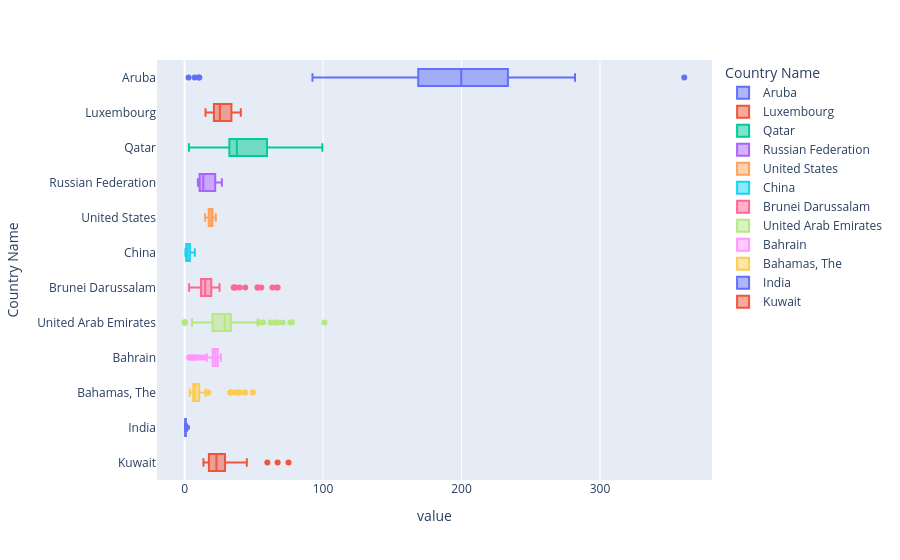

Notebook cell for this chart:
### Code cell
fig_5=px.box(data_frame=df2[df2['Country Name'].isin(country_col)], x='value', y='Country Name', color='Country Name')
fig_5

### Figure 1 — Plotly figure (JSON) as saved in the notebook; plotly's stock layout.template omitted (floating-point values rounded to 4 significant figures)
{"data": [{"alignmentgroup": "True", "hovertemplate": "Country Name=%{y}<br>value=%{x}<extra></extra>", "legendgroup": "Aruba", "marker": {"color": "#636efa"}, "name": "Aruba", "notched": false, "offsetgroup": "Aruba", "orientation": "h", "showlegend": true, "type": "box", "x": [204.6, 208.8, 226.1, 214.8, 207.6, 185.2, 172.2, 210.8, 194.9, 253.5, 282.0, 243.9, 234.9, 258.8, 233.5, 168.7, 360.9, 189.2, 161.8, 170.1, 174.7, 165.1, 182.3, 92.36, 228.4, 266.5, 2.868, 7.235, 10.03, 10.63, NaN, NaN, NaN, NaN, NaN, NaN, NaN, NaN, NaN, NaN, NaN, NaN, NaN, NaN, NaN, NaN, NaN, NaN, NaN, NaN, NaN, NaN, NaN, NaN, NaN, NaN, NaN, NaN, NaN], "x0": " ", "xaxis": "x", "y": ["Aruba", "Aruba", "Aruba", "Aruba", "Aruba", "Aruba", "Aruba", "Aruba", "Aruba", "Aruba", "Aruba", "Aruba", "Aruba", "Aruba", "Aruba", "Aruba", "Aruba", "Aruba", "Aruba", "Aruba", "Aruba", "Aruba", "Aruba", "Aruba", "Aruba", "Aruba", "Aruba", "Aruba", "Aruba", "Aruba", "Aruba", "Aruba", "Aruba", "Aruba", "Aruba", "Aruba", "Aruba", "Aruba", "Aruba", "Aruba", "Aruba", "Aruba", "Aruba", "Aruba", "Aruba", "Aruba", "Aruba", "Aruba", "Aruba", "Aruba", "Aruba", "Aruba", "Aruba", "Aruba", "Aruba", "Aruba", "Aruba", "Aruba", "Aruba"], "y0": " ", "yaxis": "y"}, {"alignmentgroup": "True", "hovertemplate": "Country Name=%{y}<br>value=%{x}<extra></extra>", "legendgroup": "Luxembourg", "marker": {"color": "#EF553B"}, "name": "Luxembourg", "notched": false, "offsetgroup": "Luxembourg", "orientation": "h", "showlegend": true, "type": "box", "x": [36.69, 36.58, 36.01, 35.32, 37.55, 36.81, 34.8, 33.91, 36.53, 39.09, 40.53, 38.55, 38.93, 40.43, 40.59, 33.0, 32.82, 30.24, 32.73, 33.41, 30.28, 25.81, 24.24, 22.68, 24.4, 25.0, 24.46, 23.38, 23.91, 25.61, 29.65, 30.44, 29.22, 29.36, 26.9, 21.24, 21.15, 19.72, 17.87, 18.47, 19.67, 20.7, 22.05, 22.72, 25.5, 25.67, 24.84, 23.21, 22.59, 21.01, 21.82, 21.09, 20.13, 18.68, 17.35, 16.03, 15.22, 15.09, 15.33], "x0": " ", "xaxis": "x", "y": ["Luxembourg", "Luxembourg", "Luxembourg", "Luxembourg", "Luxembourg", "Luxembourg", "Luxembourg", "Luxembourg", "Luxembourg", "Luxembourg", "Luxembourg", "Luxembourg", "Luxembourg", "Luxembourg", "Luxembourg", "Luxembourg", "Luxembourg", "Luxembourg", "Luxembourg", "Luxembourg", "Luxembourg", "Luxembourg", "Luxembourg", "Luxembourg", "Luxembourg", "Luxembourg", "Luxembourg", "Luxembourg", "Luxembourg", "Luxembourg", "Luxembourg", "Luxembourg", "Luxembourg", "Luxembourg", "Luxembourg", "Luxembourg", "Luxembourg", "Luxembourg", "Luxembourg", "Luxembourg", "Luxembourg", "Luxembourg", "Luxembourg", "Luxembourg", "Luxembourg", "Luxembourg", "Luxembourg", "Luxembourg", "Luxembourg", "Luxembourg", "Luxembourg", "Luxembourg", "Luxembourg", "Luxembourg", "Luxembourg", "Luxembourg", "Luxembourg", "Luxembourg", "Luxembourg"], "y0": " ", "yaxis": "y"}, {"alignmentgroup": "True", "hovertemplate": "Country Name=%{y}<br>value=%{x}<extra></extra>", "legendgroup": "Qatar", "marker": {"color": "#00cc96"}, "name": "Qatar", "notched": false, "offsetgroup": "Qatar", "orientation": "h", "showlegend": true, "type": "box", "x": [3.715, 3.137, 3.389, 99.46, 92.87, 85.46, 78.62, 77.51, 75.97, 71.1, 69.11, 76.65, 82.64, 87.69, 68.27, 66.68, 59.78, 54.45, 54.87, 69.99, 58.57, 51.86, 44.56, 36.43, 36.14, 33.45, 33.43, 27.24, 26.89, 31.03, 26.33, 29.98, 29.63, 30.89, 32.05, 33.15, 34.28, 36.33, 37.73, 40.23, 36.68, 38.19, 43.07, 42.4, 42.36, 47.7, 43.98, 41.9, 38.44, 34.54, 33.54, 32.31, 33.37, 31.93, 32.69, 32.47, 32.13, 32.18, 32.42], "x0": " ", "xaxis": "x", "y": ["Qatar", "Qatar", "Qatar", "Qatar", "Qatar", "Qatar", "Qatar", "Qatar", "Qatar", "Qatar", "Qatar", "Qatar", "Qatar", "Qatar", "Qatar", "Qatar", "Qatar", "Qatar", "Qatar", "Qatar", "Qatar", "Qatar", "Qatar", "Qatar", "Qatar", "Qatar", "Qatar", "Qatar", "Qatar", "Qatar", "Qatar", "Qatar", "Qatar", "Qatar", "Qatar", "Qatar", "Qatar", "Qatar", "Qatar", "Qatar", "Qatar", "Qatar", "Qatar", "Qatar", "Qatar", "Qatar", "Qatar", "Qatar", "Qatar", "Qatar", "Qatar", "Qatar", "Qatar", "Qatar", "Qatar", "Qatar", "Qatar", "Qatar", "Qatar"], "y0": " ", "yaxis": "y"}, {"alignmentgroup": "True", "hovertemplate": "Country Name=%{y}<br>value=%{x}<extra></extra>", "legendgroup": "Russian Federation", "marker": {"color": "#ab63fa"}, "name": "Russian Federation", "notched": false, "offsetgroup": "Russian Federation", "orientation": "h", "showlegend": true, "type": "box", "x": [12.08, 12.32, 12.79, 13.57, 14.27, 14.97, 15.72, 16.34, 16.7, 17.3, 18.09, 19.09, 19.98, 20.7, 21.37, 22.34, 23.04, 23.66, 24.3, 24.33, 25.11, 24.48, 24.78, 24.99, 25.02, 26.78, 26.66, 26.37, 26.9, 26.15, 14.63, 14.43, 13.5, 12.27, 10.87, 10.55, 10.36, 9.648, 9.606, 9.891, 10.16, 10.21, 10.27, 10.52, 10.65, 10.67, 11.12, 11.14, 11.3, 10.47, 11.08, 11.62, 11.64, 11.32, 11.17, 10.81, 10.61, 10.78, 11.13], "x0": " ", "xaxis": "x", "y": ["Russian Federation", "Russian Federation", "Russian Federation", "Russian Federation", "Russian Federation", "Russian Federation", "Russian Federation", "Russian Federation", "Russian Federation", "Russian Federation", "Russian Federation", "Russian Federation", "Russian Federation", "Russian Federation", "Russian Federation", "Russian Federation", "Russian Federation", "Russian Federation", "Russian Federation", "Russian Federation", "Russian Federation", "Russian Federation", "Russian Federation", "Russian Federation", "Russian Federation", "Russian Federation", "Russian Federation", "Russian Federation", "Russian Federation", "Russian Federation", "Russian Federation", "Russian Federation", "Russian Federation", "Russian Federation", "Russian Federation", "Russian Federation", "Russian Federation", "Russian Federation", "Russian Federation", "Russian Federation", "Russian Federation", "Russian Federation", "Russian Federation", "Russian Federation", "Russian Federation", "Russian Federation", "Russian Federation", "Russian Federation", "Russian Federation", "Russian Federation", "Russian Federation", "Russian Federation", "Russian Federation", "Russian Federation", "Russian Federation", "Russian Federation", "Russian Federation", "Russian Federation", "Russian Federation"], "y0": " ", "yaxis": "y"}, {"alignmentgroup": "True", "hovertemplate": "Country Name=%{y}<br>value=%{x}<extra></extra>", "legendgroup": "United States", "marker": {"color": "#FFA15A"}, "name": "United States", "notched": false, "offsetgroup": "United States", "orientation": "h", "showlegend": true, "type": "box", "x": [16.0, 15.68, 16.01, 16.48, 16.97, 17.45, 18.12, 18.6, 19.09, 19.86, 21.11, 20.98, 21.75, 22.51, 21.5, 20.4, 21.16, 21.53, 21.97, 21.78, 20.79, 19.77, 18.59, 18.57, 18.98, 18.88, 18.72, 19.35, 20.01, 20.08, 19.41, 19.01, 19.03, 19.24, 19.28, 19.25, 19.61, 20.35, 20.27, 20.11, 20.47, 20.18, 19.45, 19.51, 19.6, 19.48, 18.96, 19.06, 18.29, 16.82, 17.43, 16.6, 15.77, 16.1, 16.03, 15.54, 15.13, 14.81, 15.24], "x0": " ", "xaxis": "x", "y": ["United States", "United States", "United States", "United States", "United States", "United States", "United States", "United States", "United States", "United States", "United States", "United States", "United States", "United States", "United States", "United States", "United States", "United States", "United States", "United States", "United States", "United States", "United States", "United States", "United States", "United States", "United States", "United States", "United States", "United States", "United States", "United States", "United States", "United States", "United States", "United States", "United States", "United States", "United States", "United States", "United States", "United States", "United States", "United States", "United States", "United States", "United States", "United States", "United States", "United States", "United States", "United States", "United States", "United States", "United States", "United States", "United States", "United States", "United States"], "y0": " ", "yaxis": "y"}, {"alignmentgroup": "True", "hovertemplate": "Country Name=%{y}<br>value=%{x}<extra></extra>", "legendgroup": "China", "marker": {"color": "#19d3f3"}, "name": "China", "notched": false, "offsetgroup": "China", "orientation": "h", "showlegend": true, "type": "box", "x": [1.17, 0.836, 0.6614, 0.64, 0.6256, 0.6655, 0.7109, 0.5742, 0.6055, 0.7251, 0.9429, 1.042, 1.081, 1.098, 1.097, 1.25, 1.285, 1.389, 1.529, 1.543, 1.495, 1.46, 1.567, 1.629, 1.75, 1.871, 1.939, 2.038, 2.151, 2.153, 1.915, 2.001, 2.076, 2.243, 2.319, 2.56, 2.517, 2.543, 2.602, 2.514, 2.648, 2.773, 2.974, 3.425, 3.952, 4.463, 4.906, 5.303, 5.432, 5.795, 6.332, 6.903, 7.058, 7.32, 7.253, 7.169, 7.119, 7.226, 7.405], "x0": " ", "xaxis": "x", "y": ["China", "China", "China", "China", "China", "China", "China", "China", "China", "China", "China", "China", "China", "China", "China", "China", "China", "China", "China", "China", "China", "China", "China", "China", "China", "China", "China", "China", "China", "China", "China", "China", "China", "China", "China", "China", "China", "China", "China", "China", "China", "China", "China", "China", "China", "China", "China", "China", "China", "China", "China", "China", "China", "China", "China", "China", "China", "China", "China"], "y0": " ", "yaxis": "y"}, {"alignmentgroup": "True", "hovertemplate": "Country Name=%{y}<br>value=%{x}<extra></extra>", "legendgroup": "Brunei Darussalam", "marker": {"color": "#FF6692"}, "name": "Brunei Darussalam", "notched": false, "offsetgroup": "Brunei Darussalam", "orientation": "h", "showlegend": true, "type": "box", "x": [4.084, 3.557, 4.139, 3.803, 3.486, 3.259, 4.581, 3.913, 3.639, 3.946, 63.39, 55.41, 66.62, 67.21, 52.78, 43.81, 35.83, 36.6, 52.66, 39.66, 35.5, 7.351, 10.16, 12.76, 8.79, 11.57, 9.957, 13.97, 23.39, 25.24, 15.15, 12.7, 13.11, 13.74, 14.3, 15.15, 15.46, 16.32, 13.51, 12.84, 13.3, 12.68, 12.57, 14.86, 13.69, 13.2, 19.5, 18.24, 19.03, 19.35, 17.65, 17.81, 17.87, 17.36, 17.01, 14.41, 15.27, 15.81, 16.64], "x0": " ", "xaxis": "x", "y": ["Brunei Darussalam", "Brunei Darussalam", "Brunei Darussalam", "Brunei Darussalam", "Brunei Darussalam", "Brunei Darussalam", "Brunei Darussalam", "Brunei Darussalam", "Brunei Darussalam", "Brunei Darussalam", "Brunei Darussalam", "Brunei Darussalam", "Brunei Darussalam", "Brunei Darussalam", "Brunei Darussalam", "Brunei Darussalam", "Brunei Darussalam", "Brunei Darussalam", "Brunei Darussalam", "Brunei Darussalam", "Brunei Darussalam", "Brunei Darussalam", "Brunei Darussalam", "Brunei Darussalam", "Brunei Darussalam", "Brunei Darussalam", "Brunei Darussalam", "Brunei Darussalam", "Brunei Darussalam", "Brunei Darussalam", "Brunei Darussalam", "Brunei Darussalam", "Brunei Darussalam", "Brunei Darussalam", "Brunei Darussalam", "Brunei Darussalam", "Brunei Darussalam", "Brunei Darussalam", "Brunei Darussalam", "Brunei Darussalam", "Brunei Darussalam", "Brunei Darussalam", "Brunei Darussalam", "Brunei Darussalam", "Brunei Darussalam", "Brunei Darussalam", "Brunei Darussalam", "Brunei Darussalam", "Brunei Darussalam", "Brunei Darussalam", "Brunei Darussalam", "Brunei Darussalam", "Brunei Darussalam", "Brunei Darussalam", "Brunei Darussalam", "Brunei Darussalam", "Brunei Darussalam", "Brunei Darussalam", "Brunei Darussalam"], "y0": " ", "yaxis": "y"}, {"alignmentgroup": "True", "hovertemplate": "Country Name=%{y}<br>value=%{x}<extra></extra>", "legendgroup": "United Arab Emirates", "marker": {"color": "#B6E880"}, "name": "United Arab Emirates", "notched": false, "offsetgroup": "United Arab Emirates", "orientation": "h", "showlegend": true, "type": "box", "x": [0.119, 0.1091, 0.1635, 0.1758, 0.1328, 0.1468, 0.1605, 5.4, 6.807, 101.1, 65.02, 76.35, 70.87, 77.62, 67.02, 56.67, 62.16, 52.74, 53.64, 39.29, 36.2, 33.61, 31.65, 28.77, 35.85, 36.54, 32.66, 31.1, 29.73, 31.57, 30.3, 31.75, 29.05, 28.6, 29.76, 30.08, 29.86, 30.49, 29.81, 28.99, 26.97, 29.15, 28.21, 27.89, 27.03, 25.34, 22.92, 21.35, 22.03, 19.85, 19.04, 18.59, 19.22, 20.02, 19.95, 20.95, 21.31, 21.95, 20.8], "x0": " ", "xaxis": "x", "y": ["United Arab Emirates", "United Arab Emirates", "United Arab Emirates", "United Arab Emirates", "United Arab Emirates", "United Arab Emirates", "United Arab Emirates", "United Arab Emirates", "United Arab Emirates", "United Arab Emirates", "United Arab Emirates", "United Arab Emirates", "United Arab Emirates", "United Arab Emirates", "United Arab Emirates", "United Arab Emirates", "United Arab Emirates", "United Arab Emirates", "United Arab Emirates", "United Arab Emirates", "United Arab Emirates", "United Arab Emirates", "United Arab Emirates", "United Arab Emirates", "United Arab Emirates", "United Arab Emirates", "United Arab Emirates", "United Arab Emirates", "United Arab Emirates", "United Arab Emirates", "United Arab Emirates", "United Arab Emirates", "United Arab Emirates", "United Arab Emirates", "United Arab Emirates", "United Arab Emirates", "United Arab Emirates", "United Arab Emirates", "United Arab Emirates", "United Arab Emirates", "United Arab Emirates", "United Arab Emirates", "United Arab Emirates", "United Arab Emirates", "United Arab Emirates", "United Arab Emirates", "United Arab Emirates", "United Arab Emirates", "United Arab Emirates", "United Arab Emirates", "United Arab Emirates", "United Arab Emirates", "United Arab Emirates", "United Arab Emirates", "United Arab Emirates", "United Arab Emirates", "United Arab Emirates", "United Arab Emirates", "United Arab Emirates"], "y0": " ", "yaxis": "y"}, {"alignmentgroup": "True", "hovertemplate": "Country Name=%{y}<br>value=%{x}<extra></extra>", "legendgroup": "Bahrain", "marker": {"color": "#FF97FF"}, "name": "Bahrain", "notched": false, "offsetgroup": "Bahrain", "orientation": "h", "showlegend": true, "type": "box", "x": [3.544, 10.55, 9.192, 6.711, 8.742, 6.554, 3.384, 5.125, 5.501, 6.176, 12.19, 13.8, 16.07, 23.06, 21.46, 21.59, 23.17, 24.64, 24.01, 23.73, 21.92, 22.79, 25.49, 20.76, 22.61, 24.31, 25.4, 25.46, 26.15, 24.4, 21.66, 20.3, 23.46, 24.37, 24.33, 24.02, 24.49, 24.24, 25.27, 24.27, 23.89, 23.5, 23.42, 23.06, 21.61, 23.28, 23.48, 22.21, 22.22, 20.87, 20.94, 20.37, 20.44, 21.87, 22.62, 22.31, 21.18, 20.33, 19.59], "x0": " ", "xaxis": "x", "y": ["Bahrain", "Bahrain", "Bahrain", "Bahrain", "Bahrain", "Bahrain", "Bahrain", "Bahrain", "Bahrain", "Bahrain", "Bahrain", "Bahrain", "Bahrain", "Bahrain", "Bahrain", "Bahrain", "Bahrain", "Bahrain", "Bahrain", "Bahrain", "Bahrain", "Bahrain", "Bahrain", "Bahrain", "Bahrain", "Bahrain", "Bahrain", "Bahrain", "Bahrain", "Bahrain", "Bahrain", "Bahrain", "Bahrain", "Bahrain", "Bahrain", "Bahrain", "Bahrain", "Bahrain", "Bahrain", "Bahrain", "Bahrain", "Bahrain", "Bahrain", "Bahrain", "Bahrain", "Bahrain", "Bahrain", "Bahrain", "Bahrain", "Bahrain", "Bahrain", "Bahrain", "Bahrain", "Bahrain", "Bahrain", "Bahrain", "Bahrain", "Bahrain", "Bahrain"], "y0": " ", "yaxis": "y"}, {"alignmentgroup": "True", "hovertemplate": "Country Name=%{y}<br>value=%{x}<extra></extra>", "legendgroup": "Bahamas, The", "marker": {"color": "#FECB52"}, "name": "Bahamas, The", "notched": false, "offsetgroup": "Bahamas, The", "orientation": "h", "showlegend": true, "type": "box", "x": [3.75, 4.746, 5.996, 5.558, 8.118, 9.399, 7.465, 11.17, 10.29, 10.63, 15.2, 38.72, 36.49, 43.37, 39.92, 43.7, 33.51, 49.3, 32.8, 33.65, 37.94, 13.01, 10.28, 8.96, 8.07, 6.44, 5.907, 5.849, 6.224, 7.735, 6.947, 7.203, 9.51, 7.747, 7.395, 7.424, 6.937, 6.159, 7.811, 7.583, 7.18, 7.039, 7.411, 7.186, 6.773, 6.218, 6.102, 6.135, 6.139, 17.22, 5.86, 6.73, 10.01, 8.47, 7.069, 6.334, 5.795, 5.632, 5.86], "x0": " ", "xaxis": "x", "y": ["Bahamas, The", "Bahamas, The", "Bahamas, The", "Bahamas, The", "Bahamas, The", "Bahamas, The", "Bahamas, The", "Bahamas, The", "Bahamas, The", "Bahamas, The", "Bahamas, The", "Bahamas, The", "Bahamas, The", "Bahamas, The", "Bahamas, The", "Bahamas, The", "Bahamas, The", "Bahamas, The", "Bahamas, The", "Bahamas, The", "Bahamas, The", "Bahamas, The", "Bahamas, The", "Bahamas, The", "Bahamas, The", "Bahamas, The", "Bahamas, The", "Bahamas, The", "Bahamas, The", "Bahamas, The", "Bahamas, The", "Bahamas, The", "Bahamas, The", "Bahamas, The", "Bahamas, The", "Bahamas, The", "Bahamas, The", "Bahamas, The", "Bahamas, The", "Bahamas, The", "Bahamas, The", "Bahamas, The", "Bahamas, The", "Bahamas, The", "Bahamas, The", "Bahamas, The", "Bahamas, The", "Bahamas, The", "Bahamas, The", "Bahamas, The", "Bahamas, The", "Bahamas, The", "Bahamas, The", "Bahamas, The", "Bahamas, The", "Bahamas, The", "Bahamas, The", "Bahamas, The", "Bahamas, The"], "y0": " ", "yaxis": "y"}, {"alignmentgroup": "True", "hovertemplate": "Country Name=%{y}<br>value=%{x}<extra></extra>", "legendgroup": "India", "marker": {"color": "#636efa"}, "name": "India", "notched": false, "offsetgroup": "India", "orientation": "h", "showlegend": true, "type": "box", "x": [0.2676, 0.2837, 0.3059, 0.3218, 0.3082, 0.3325, 0.337, 0.331, 0.3525, 0.3512, 0.3515, 0.3625, 0.3749, 0.3772, 0.3811, 0.4048, 0.4137, 0.4277, 0.4241, 0.4347, 0.4493, 0.4736, 0.4775, 0.5053, 0.5061, 0.544, 0.5706, 0.5959, 0.63, 0.6769, 0.6441, 0.6814, 0.6931, 0.7035, 0.7275, 0.7688, 0.7907, 0.8207, 0.8238, 0.8709, 0.8898, 0.8873, 0.9032, 0.914, 0.9624, 0.9914, 1.042, 1.129, 1.186, 1.288, 1.349, 1.408, 1.508, 1.536, 1.649, 1.641, 1.648, 1.719, 1.8], "x0": " ", "xaxis": "x", "y": ["India", "India", "India", "India", "India", "India", "India", "India", "India", "India", "India", "India", "India", "India", "India", "India", "India", "India", "India", "India", "India", "India", "India", "India", "India", "India", "India", "India", "India", "India", "India", "India", "India", "India", "India", "India", "India", "India", "India", "India", "India", "India", "India", "India", "India", "India", "India", "India", "India", "India", "India", "India", "India", "India", "India", "India", "India", "India", "India"], "y0": " ", "yaxis": "y"}, {"alignmentgroup": "True", "hovertemplate": "Country Name=%{y}<br>value=%{x}<extra></extra>", "legendgroup": "Kuwait", "marker": {"color": "#EF553B"}, "name": "Kuwait", "notched": false, "offsetgroup": "Kuwait", "orientation": "h", "showlegend": true, "type": "box", "x": [29.01, 33.21, 42.36, 44.95, 59.77, 75.04, 67.19, 44.08, 35.46, 38.94, 33.64, 33.98, 32.44, 26.77, 20.1, 16.47, 17.01, 14.93, 17.16, 13.63, 18.03, 17.52, 14.04, 13.7, 17.17, 16.8, 19.28, 16.23, 16.18, 17.15, 13.96, 17.6, NaN, NaN, NaN, 21.05, 20.25, 19.91, 21.78, 22.41, 23.06, 24.16, 24.98, 25.74, 27.03, 29.62, 29.35, 27.45, 27.45, 26.6, 26.15, 25.62, 24.96, 24.18, 22.64, 22.95, 22.71, 22.12, 21.62], "x0": " ", "xaxis": "x", "y": ["Kuwait", "Kuwait", "Kuwait", "Kuwait", "Kuwait", "Kuwait", "Kuwait", "Kuwait", "Kuwait", "Kuwait", "Kuwait", "Kuwait", "Kuwait", "Kuwait", "Kuwait", "Kuwait", "Kuwait", "Kuwait", "Kuwait", "Kuwait", "Kuwait", "Kuwait", "Kuwait", "Kuwait", "Kuwait", "Kuwait", "Kuwait", "Kuwait", "Kuwait", "Kuwait", "Kuwait", "Kuwait", "Kuwait", "Kuwait", "Kuwait", "Kuwait", "Kuwait", "Kuwait", "Kuwait", "Kuwait", "Kuwait", "Kuwait", "Kuwait", "Kuwait", "Kuwait", "Kuwait", "Kuwait", "Kuwait", "Kuwait", "Kuwait", "Kuwait", "Kuwait", "Kuwait", "Kuwait", "Kuwait", "Kuwait", "Kuwait", "Kuwait", "Kuwait"], "y0": " ", "yaxis": "y"}], "layout": {"boxmode": "overlay", "legend": {"title": {"text": "Country Name"}, "tracegroupgap": 0}, "margin": {"t": 60}, "xaxis": {"anchor": "y", "domain": [0, 1], "title": {"text": "value"}}, "yaxis": {"anchor": "x", "categoryarray": ["Kuwait", "India", "Bahamas, The", "Bahrain", "United Arab Emirates", "Brunei Darussalam", "China", "United States", "Russian Federation", "Qatar", "Luxembourg", "Aruba"], "categoryorder": "array", "domain": [0, 1], "title": {"text": "Country Name"}}}}
